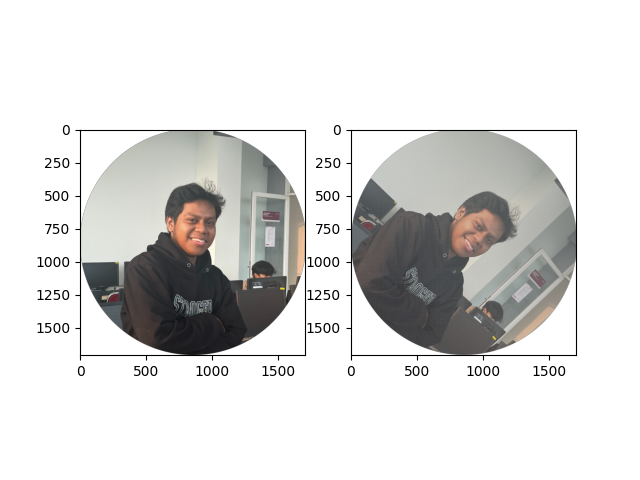

Recreate this plot in Python.
import imageio.v2 as img
import numpy as np
import matplotlib.pyplot as plt

def rotateImage(image, degree):
    radian_deg = np.radians(degree)
    cos_deg, sin_deg = np.cos(radian_deg), np.sin(radian_deg)

    height, width = image.shape[:2]
    max_dim = max(height, width)
    outputImage = np.zeros((max_dim, max_dim, image.shape[2]), dtype=image.dtype)

    center, centerX, centerY = max_dim//2, max_dim//2, max_dim//2

    for y in range(-height//2, height//2):
        for x in range(-width//2, width//2):
            newX = int((cos_deg * x - sin_deg * y) + centerX)
            newY = int((sin_deg * x + cos_deg * y) + centerY)

            if 0 <= newX < max_dim and 0 <= newY < max_dim:
                outputImage[newY, newX] = image[y + height//2, x + width//2]

    return outputImage

image = img.imread('C://LupusKae//image.png')
rotated_image = rotateImage(image, 45)

plt.subplot(1, 2, 1)
plt.imshow(image)
plt.subplot(1, 2, 2)
plt.imshow(rotated_image)
plt.show()
